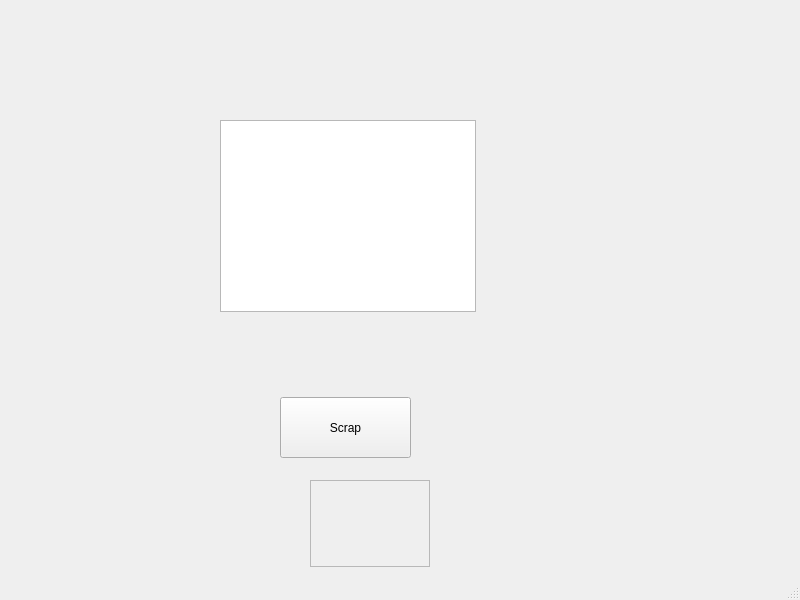
<?xml version="1.0" encoding="UTF-8"?>
<ui version="4.0">
 <class>MainWindow</class>
 <widget class="QMainWindow" name="MainWindow">
  <property name="geometry">
   <rect>
    <x>0</x>
    <y>0</y>
    <width>800</width>
    <height>600</height>
   </rect>
  </property>
  <property name="windowTitle">
   <string>MainWindow</string>
  </property>
  <widget class="QWidget" name="centralwidget">
   <widget class="QPushButton" name="pushButton">
    <property name="geometry">
     <rect>
      <x>280</x>
      <y>397</y>
      <width>131</width>
      <height>61</height>
     </rect>
    </property>
    <property name="text">
     <string>Scrap</string>
    </property>
   </widget>
   <widget class="QListView" name="listView">
    <property name="geometry">
     <rect>
      <x>220</x>
      <y>120</y>
      <width>256</width>
      <height>192</height>
     </rect>
    </property>
   </widget>
   <widget class="QScrollArea" name="scrollArea">
    <property name="geometry">
     <rect>
      <x>310</x>
      <y>480</y>
      <width>120</width>
      <height>87</height>
     </rect>
    </property>
    <property name="widgetResizable">
     <bool>true</bool>
    </property>
    <widget class="QWidget" name="scrollAreaWidgetContents">
     <property name="geometry">
      <rect>
       <x>0</x>
       <y>0</y>
       <width>118</width>
       <height>85</height>
      </rect>
     </property>
    </widget>
   </widget>
  </widget>
  <widget class="QMenuBar" name="menubar">
   <property name="geometry">
    <rect>
     <x>0</x>
     <y>0</y>
     <width>800</width>
     <height>26</height>
    </rect>
   </property>
  </widget>
  <widget class="QStatusBar" name="statusbar"/>
 </widget>
 <resources/>
 <connections/>
</ui>
